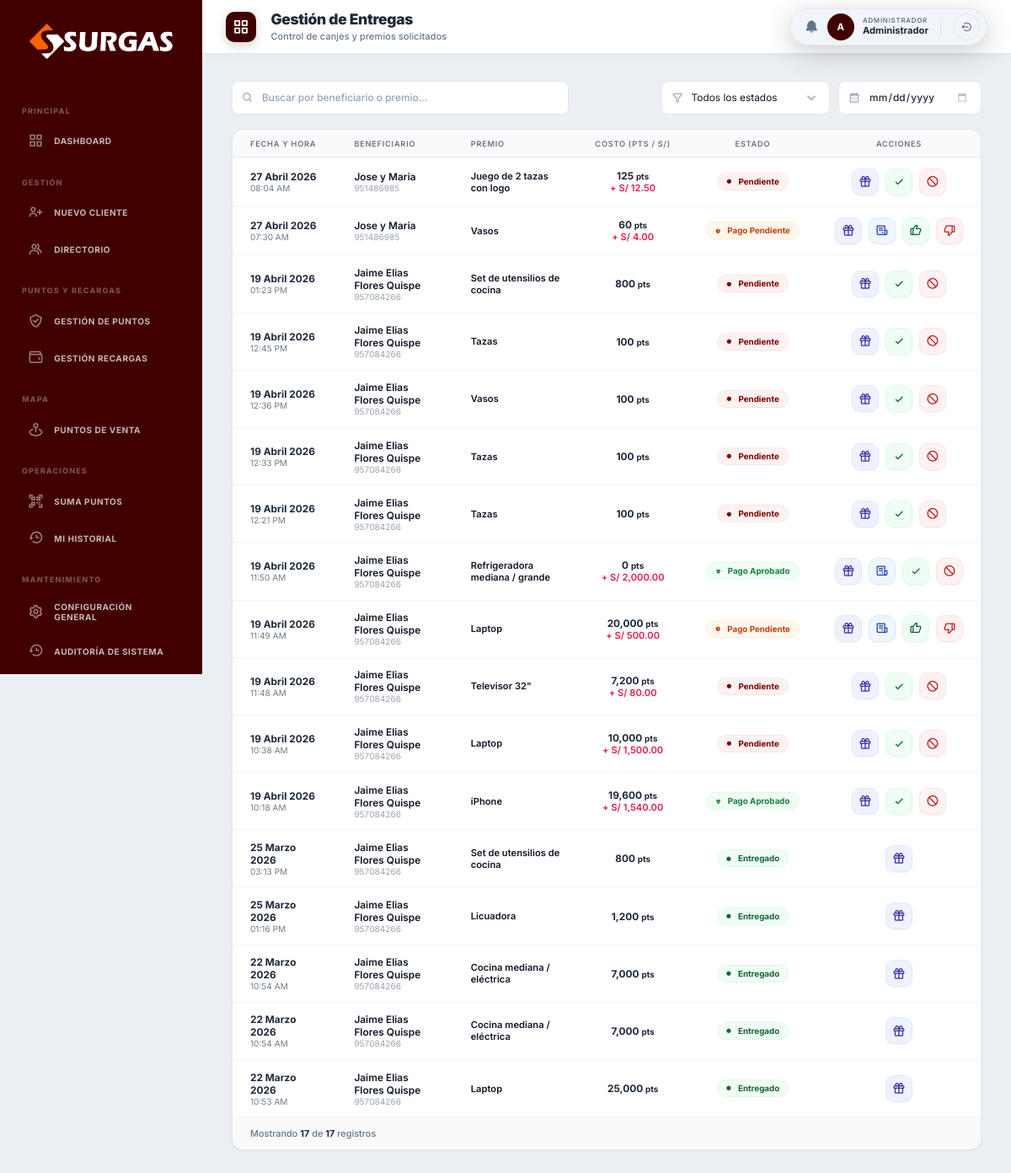
/canjes-admin (signed in), run on the app's committed database.
### tables this page shows
CREATE TABLE IF NOT EXISTS `canjes` (
  `id` int(11) NOT NULL AUTO_INCREMENT,
  `cliente_id` int(11) DEFAULT NULL,
  `premio_id` int(11) DEFAULT NULL,
  `puntos_usados` int(11) DEFAULT NULL,
  `monto` decimal(10,2) DEFAULT 0.00,
  `comprobante_url` varchar(500) DEFAULT NULL,
  `fecha` timestamp NULL DEFAULT current_timestamp(),
  `estado` enum('pendiente','entregado','pago_pendiente','pago_aprobado','pago_rechazado','cancelado') DEFAULT 'pendiente',
  PRIMARY KEY (`id`),
  KEY `cliente_id` (`cliente_id`),
  KEY `premio_id` (`premio_id`),
  CONSTRAINT `canjes_ibfk_1` FOREIGN KEY (`cliente_id`) REFERENCES `clientes` (`id`),
  CONSTRAINT `canjes_ibfk_2` FOREIGN KEY (`premio_id`) REFERENCES `premios` (`id`)
);

CREATE TABLE IF NOT EXISTS `clientes` (
  `id` int(11) NOT NULL AUTO_INCREMENT,
  `codigo` varchar(20) DEFAULT NULL,
  `dni` varchar(15) DEFAULT NULL,
  `nombre` varchar(100) DEFAULT NULL,
  `razon_social` varchar(150) DEFAULT NULL,
  `tipo_cliente` enum('Normal','Restaurante','Punto de Venta') DEFAULT 'Normal',
  `ruc` varchar(15) DEFAULT NULL,
  `celular` varchar(20) DEFAULT NULL,
  `direccion` varchar(150) DEFAULT NULL,
  `departamento` enum('Tacna','Moquegua','Arequipa','Ilo') DEFAULT NULL,
  `token` varchar(255) DEFAULT NULL,
  `password` varchar(255) DEFAULT NULL,
  `puntos` int(11) DEFAULT 0,
  `estado` tinyint(4) DEFAULT 1,
  `creado_por` int(11) DEFAULT NULL,
  `fecha_creacion` timestamp NULL DEFAULT current_timestamp(),
  `session_id` varchar(255) DEFAULT NULL,
  PRIMARY KEY (`id`),
  UNIQUE KEY `codigo` (`codigo`),
  UNIQUE KEY `dni` (`dni`),
  KEY `creado_por` (`creado_por`),
  CONSTRAINT `clientes_ibfk_1` FOREIGN KEY (`creado_por`) REFERENCES `usuarios` (`id`)
);

CREATE TABLE IF NOT EXISTS `premios` (
  `id` int(11) NOT NULL AUTO_INCREMENT,
  `nombre` varchar(100) DEFAULT NULL,
  `descripcion` text DEFAULT NULL,
  `precio_base` decimal(10,2) DEFAULT 0.00,
  `puntos` int(11) DEFAULT NULL,
  `stock` int(11) DEFAULT NULL,
  `imagen` varchar(255) DEFAULT NULL,
  `estado` tinyint(4) DEFAULT 1,
  PRIMARY KEY (`id`)
);

### controllers/CanjeAdminController.php (called while the page is built, shortened)
<?php
require_once __DIR__ . '/../models/CanjeModel.php';
class CanjeAdminController {
    public function index(): void {
        $model = new CanjeModel();
        $canjes = $model->getRecientes(100);
        require_once __DIR__ . '/../views/canjes_admin.php';
    }
}

### config/Database.php (called while the page is built, shortened)
<?php
class Database {
    private static $instance = null;
    public static function getConnection(): PDO {
        if (self::$instance === null) {
            try {
                self::$instance = new PDO(
                    "mysql:host=" . DB_HOST . ";port=" . DB_PORT . ";dbname=" . DB_NAME . ";charset=utf8mb4",
                    DB_USER,
                    DB_PASS,
                    [
                        PDO::ATTR_ERRMODE            => PDO::ERRMODE_EXCEPTION,
                        PDO::ATTR_DEFAULT_FETCH_MODE => PDO::FETCH_ASSOC,
                        PDO::ATTR_EMULATE_PREPARES   => false,
                    ]
                );
                self::$instance->exec("SET time_zone = '-05:00'");
            } catch (PDOException $e) {
                http_response_code(500);
                die(json_encode(['error' => 'DB Connection failed: ' . $e->getMessage()]));
            }
        }
        return self::$instance;
    }
}

### models/CanjeModel.php (called while the page is built, shortened)
<?php
require_once __DIR__ . '/../config/Database.php';
class CanjeModel {
    private PDO $db;
    public function __construct() {
        $this->db = Database::getConnection();
    }
    public function getRecientes(int $limit = 5): array {
        $sql = "SELECT c.*, cl.nombre as cliente_nombre, cl.celular as cliente_celular, p.nombre as premio_nombre, p.imagen as premio_imagen
                FROM canjes c
                JOIN clientes cl ON c.cliente_id = cl.id
                JOIN premios p ON c.premio_id = p.id
                ORDER BY c.fecha DESC
                LIMIT $limit";
        return $this->db->query($sql)->fetchAll(PDO::FETCH_ASSOC);
    }
}

### views/canjes_admin.php (the view, shortened to what this page needs)
<!DOCTYPE html>
<html lang="es">
<head>
    <link href='https://unpkg.com/boxicons@2.1.4/css/boxicons.min.css' rel='stylesheet'>
    <link rel="stylesheet" href="<?= BASE_URL ?>assets/css/admin-layout.css">
    <link rel="stylesheet" href="<?= BASE_URL ?>assets/css/admin-tables.css">
</head>
<body>
    <?php include __DIR__ . '/partials/sidebar_admin.php'; ?>
    <div class="admin-layout">
        <?php
            include __DIR__ . '/partials/header_admin.php';
        ?>
        <div class="container animate-fade-in">
            <div class="modern-section-header">
                <div class="header-search-modern" style="width: 100%; max-width: 400px;">
                    <i class='bx bx-search'></i>
                    <input type="text" id="searchBeneficiario" placeholder="Buscar por beneficiario o premio..." onkeyup="filterDeliveries()">
                </div>
                <div class="section-actions">
                    <div class="filter-group-mobile">
                        <div class="header-search-modern" style="width: 200px;">
                            <i class='bx bx-filter-alt'></i>
                            <select id="filterEstado" onchange="filterDeliveries()">
                                <option value="">Todos los estados</option>
                            </select>
                        </div>
                        <div class="header-search-modern" style="width: 170px;">
                            <i class='bx bx-calendar'></i>
                            <input type="date" id="filterFecha" onchange="filterDeliveries()" title="Filtrar por fecha">
                        </div>
                    </div>
                </div>
            </div>
            <div class="card shadow-sm">
                <div class="table-wrapper">
                    <table class="data-table" id="tableDeliveries">
                        <thead>
                            <tr>
                                <th class="col-hide-mobile">Fecha y Hora</th>
                                <th>Beneficiario</th>
                                <th class="col-hide-mobile">Premio</th>
                                <th class="text-center">Costo (Pts / S/)</th>
                                <th class="text-center">Estado</th>
                                <th style="text-align: center !important;">Acciones</th>
                            </tr>
                        </thead>
                        <tbody>
                            <?php foreach ($canjes as $c): ?>
                            <tr class="delivery-row" data-estado="<?= $c['estado'] ?>">
                                <td class="date-text col-hide-mobile">
                                    <div style="font-weight: 700; color: #1e293b;">
                                        <?php
                                            $meses = ["January"=>"Enero", "February"=>"Febrero", "March"=>"Marzo", "April"=>"Abril", "May"=>"Mayo", "June"=>"Junio", "July"=>"Julio", "August"=>"Agosto", "September"=>"Septiembre", "October"=>"Octubre", "November"=>"Noviembre", "December"=>"Diciembre"];
                                            echo strtr(date('d F Y', strtotime($c['fecha'])), $meses);
                                        ?>
                                    </div>
                                    <div style="font-size: 0.72rem; opacity: 0.7;">
                                        <?= date('h:i A', strtotime($c['fecha'])) ?>
                                    </div>
                                </td>
                                <td>
                                    <div class="row-client">
                                        <div class="client-info">
                                            <span class="client-name"><?= htmlspecialchars($c['cliente_nombre']) ?></span>
                                            <span class="client-subtext"><?= $c['cliente_celular'] ?></span>
                                        </div>
                                    </div>
                                </td>
                                <td class="col-hide-mobile">
                                    <div class="row-prize">
                                        <span class="text-medium"><?= htmlspecialchars($c['premio_nombre']) ?></span>
                                    </div>
                                </td>
                                <td class="text-center">
                                    <div style="font-weight: 700; color: #1e293b;"><?= number_format($c['puntos_usados']) ?> <small class="text-muted">pts</small></div>
                                    <?php if ($c['monto'] > 0): ?>
                                        <div style="font-size: 0.8rem; color: #e11d48; font-weight: 600;">+ S/ <?= number_format($c['monto'], 2) ?></div>
                                    <?php endif; ?>
                                </td>
                                <td style="text-align: center !important;">
                                    <?php if ($c['estado'] === 'pendiente'): ?>
                                        <span class="chip chip-pending">
                                            <i class='bx bxs-circle'></i> Pendiente
                                        </span>
                                    <?php elseif ($c['estado'] === 'pago_pendiente'): ?>
                                        <span class="chip chip-pending" style="background: #fff7ed; color: #c2410c; border: 1px solid #ffedd5;">
                                            <i class='bx bxs-time'></i> Pago Pendiente
                                        </span>
                                    <?php elseif ($c['estado'] === 'pago_aprobado'): ?>
                                        <span class="chip chip-delivered" style="background: #f0fdf4; color: #15803d; border: 1px solid #dcfce7;">
                                            <i class='bx bxs-check-shield'></i> Pago Aprobado
                                        </span>
                                    <?php elseif ($c['estado'] === 'pago_rechazado'): ?>
                                        <span class="chip chip-rejected">
                                            <i class='bx bxs-x-circle'></i> Pago Rechazado
                                        </span>
                                    <?php elseif ($c['estado'] === 'entregado'): ?>
                                        <span class="chip chip-delivered">
                                            <i class='bx bxs-circle'></i> Entregado
                                        </span>
                                    <?php else: ?>
                                        <span class="chip chip-rejected" style="text-decoration: line-through;">
                                            <i class='bx bxs-circle'></i> <?= ucfirst($c['estado']) ?>
                                        </span>
                                    <?php endif; ?>
                                </td>
                                <td style="text-align: center;">
                                    <div class="actions-flex" style="justify-content: center;">
                                        <?php
                                        $prizeImg = $c['premio_imagen'] ?: '';
                                        $fullPrizeImg = (strpos($prizeImg, 'http') === 0) ? $prizeImg : BASE_URL . 'assets/premios/' . $prizeImg;
                                        ?>
                                        <button class="btn-action indigo" onclick="viewPrize('<?= htmlspecialchars($c['premio_nombre']) ?>', '<?= $fullPrizeImg ?>')" title="Ver Premio">
                                            <i class='bx bx-gift'></i>
                                        </button>
                                        <?php if (!empty($c['comprobante_url'])): ?>
                                            <button class="btn-action blue" onclick="viewEvidence('<?= $c['comprobante_url'] ?>')" title="Ver Comprobante">
                                                <i class='bx bx-receipt'></i>
                                            </button>
                                        <?php endif; ?>
                                        <?php if ($c['estado'] === 'pago_pendiente'): ?>
                                            <form action="<?= BASE_URL ?>canjes-admin/actualizar" method="POST" style="display:inline; margin: 0;" onsubmit="return confirmarAprobacionPago(event, this);">
                                                <button type="submit" class="btn-action green" title="Aprobar Pago">
                                                    <i class='bx bx-like'></i>
                                                </button>
                                            </form>
                                            <form action="<?= BASE_URL ?>canjes-admin/actualizar" method="POST" style="display:inline; margin: 0;" onsubmit="return confirmarRechazoPago(event, this);">
                                                <button type="submit" class="btn-action red" title="Rechazar Pago">
                                                    <i class='bx bx-dislike'></i>
                                                </button>
                                            </form>
                                        <?php endif; ?>
                                        <?php if ($c['estado'] === 'pendiente' || $c['estado'] === 'pago_aprobado'): ?>
                                            <form action="<?= BASE_URL ?>canjes-admin/actualizar" method="POST" style="display:inline; margin: 0;">
                                                <button type="submit" class="btn-action green" title="Marcar como entregado">
                                                    <i class='bx bx-check'></i>
                                                </button>
                                            </form>
                                            <form action="<?= BASE_URL ?>canjes-admin/actualizar" method="POST" style="display:inline; margin: 0;" onsubmit="return confirmarCancelacion(event, this);">
                                                <button type="submit" class="btn-action red" title="No entregar/Cancelar">
                                                    <i class='bx bx-block'></i>
                                                </button>
                                            </form>
                                        <?php endif; ?>
                                    </div>
                                </td>
                            </tr>
                            <?php endforeach; ?>
                        </tbody>
                    </table>
                </div>
                <div class="card-footer-premium">
                    <div class="footer-info">
                        Mostrando <span id="pagCount"><?= count($canjes) ?></span> de <span><?= count($canjes) ?></span> registros
                    </div>
                </div>
            </div>
        </div>
    </div>
</body>
</html>

### index.php (shortened to what this page needs)
<?php
require_once __DIR__ . '/config/Database.php';
$url    = trim($_GET['url'] ?? '', '/');
$method = $_SERVER['REQUEST_METHOD'];
$url = (string) strtok($url, '?');
foreach ($routes as [$routeMethod, $pattern, $controllerName, $action]) {
    if ($method !== $routeMethod || $url !== $pattern) continue;
    $controller = new $controllerName();
    $controller->$action();
    break;
}

### data on the page
canjes: fecha "27 Abril 2026", fecha "08:04 AM", cliente.nombre "Jose y Maria", cliente.celular "951486985", premio.nombre "Juego de 2 tazas con logo", puntos_usados "125", monto "12.50", estado "pendiente" (drawn)
canjes: fecha "27 Abril 2026", fecha "07:30 AM", cliente.nombre "Jose y Maria", cliente.celular "951486985", premio.nombre "Vasos", puntos_usados "60", monto "4.00", estado "pago_pendiente" (drawn)
canjes: fecha "19 Abril 2026", fecha "01:23 PM", cliente.nombre "Jaime Elias Flores Quispe", cliente.celular "957084266", premio.nombre "Set de utensilios de cocina", puntos_usados "800", estado "pendiente" (drawn)
canjes: fecha "19 Abril 2026", fecha "12:45 PM", cliente.nombre "Jaime Elias Flores Quispe", cliente.celular "957084266", premio.nombre "Tazas", puntos_usados "100", estado "pendiente" (drawn)
canjes: fecha "19 Abril 2026", fecha "12:36 PM", cliente.nombre "Jaime Elias Flores Quispe", cliente.celular "957084266", premio.nombre "Vasos", puntos_usados "100", estado "pendiente" (drawn)
canjes: fecha "19 Abril 2026", fecha "12:33 PM", cliente.nombre "Jaime Elias Flores Quispe", cliente.celular "957084266", premio.nombre "Tazas", puntos_usados "100", estado "pendiente" (drawn)
canjes: fecha "19 Abril 2026", fecha "12:21 PM", cliente.nombre "Jaime Elias Flores Quispe", cliente.celular "957084266", premio.nombre "Tazas", puntos_usados "100", estado "pendiente" (drawn)
canjes: fecha "19 Abril 2026", fecha "11:50 AM", cliente.nombre "Jaime Elias Flores Quispe", cliente.celular "957084266", premio.nombre "Refrigeradora mediana / grande", puntos_usados "0", monto "2,000.00", estado "pago_aprobado" (drawn)
canjes: fecha "19 Abril 2026", fecha "11:49 AM", cliente.nombre "Jaime Elias Flores Quispe", cliente.celular "957084266", premio.nombre "Laptop", puntos_usados "20,000", monto "500.00", estado "pago_pendiente" (drawn)
canjes: fecha "19 Abril 2026", fecha "11:48 AM", cliente.nombre "Jaime Elias Flores Quispe", cliente.celular "957084266", premio.nombre "Televisor 32\"", puntos_usados "7,200", monto "80.00", estado "pendiente" (drawn)
canjes: fecha "19 Abril 2026", fecha "10:38 AM", cliente.nombre "Jaime Elias Flores Quispe", cliente.celular "957084266", premio.nombre "Laptop", puntos_usados "10,000", monto "1,500.00", estado "pendiente" (drawn)
canjes: fecha "19 Abril 2026", fecha "10:18 AM", cliente.nombre "Jaime Elias Flores Quispe", cliente.celular "957084266", premio.nombre "iPhone", puntos_usados "19,600", monto "1,540.00", estado "pago_aprobado" (drawn)
canjes: fecha "25 Marzo 2026", fecha "03:13 PM", cliente.nombre "Jaime Elias Flores Quispe", cliente.celular "957084266", premio.nombre "Set de utensilios de cocina", puntos_usados "800", estado "entregado" (drawn)
canjes: fecha "25 Marzo 2026", fecha "01:16 PM", cliente.nombre "Jaime Elias Flores Quispe", cliente.celular "957084266", premio.nombre "Licuadora", puntos_usados "1,200", estado "entregado" (drawn)
canjes: fecha "22 Marzo 2026", fecha "10:54 AM", cliente.nombre "Jaime Elias Flores Quispe", cliente.celular "957084266", premio.nombre "Cocina mediana / eléctrica", puntos_usados "7,000", estado "entregado" (drawn)
canjes: fecha "22 Marzo 2026", fecha "10:54 AM", cliente.nombre "Jaime Elias Flores Quispe", cliente.celular "957084266", premio.nombre "Cocina mediana / eléctrica", puntos_usados "7,000", estado "entregado" (drawn)
canjes: fecha "22 Marzo 2026", fecha "10:53 AM", cliente.nombre "Jaime Elias Flores Quispe", cliente.celular "957084266", premio.nombre "Laptop", puntos_usados "25,000", estado "entregado" (drawn)

### other printed values
count($canjes) "17"
